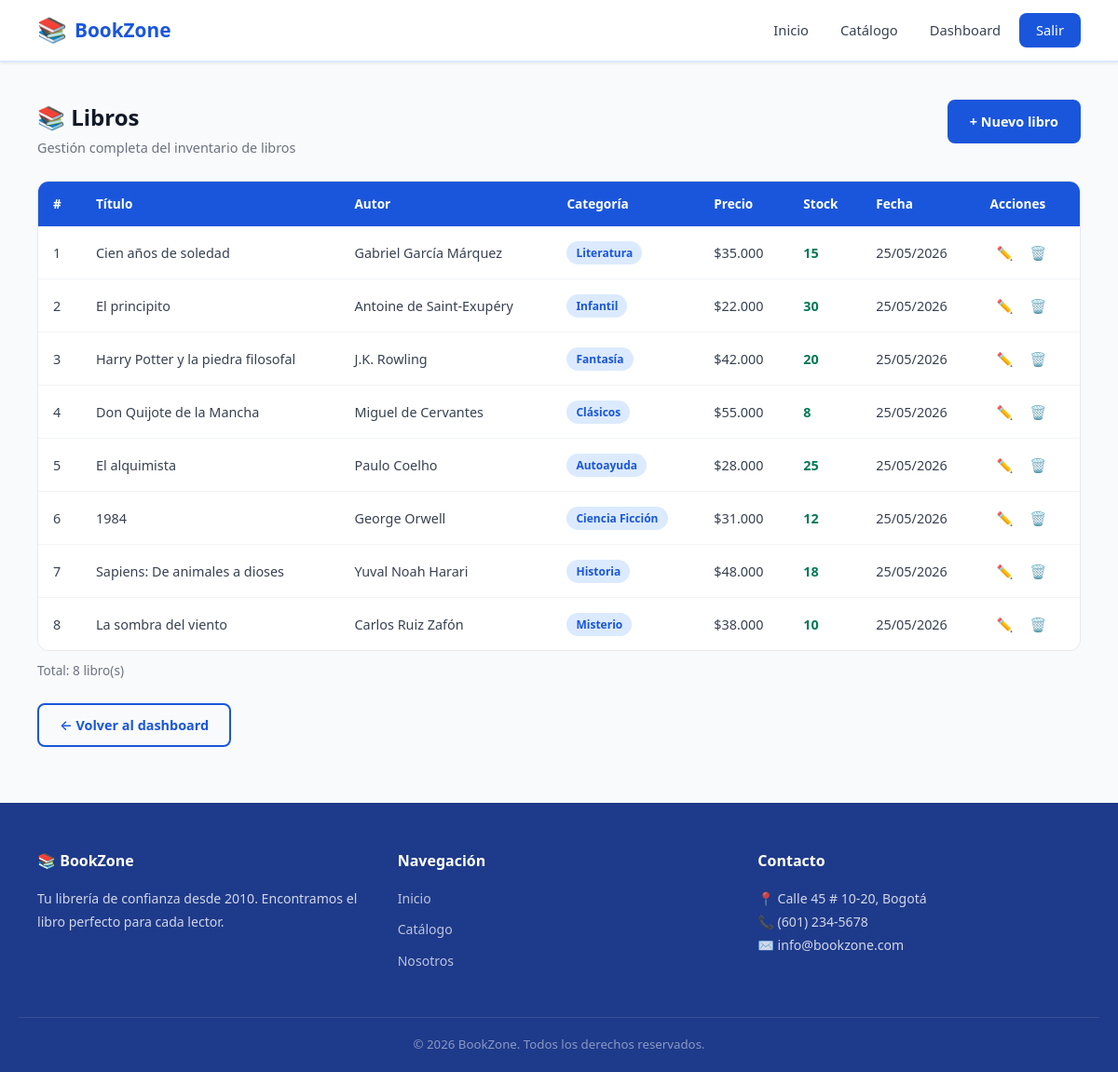
/public/?ruta=libros (signed in), run on the app's committed database.
### tables this page shows
CREATE TABLE IF NOT EXISTS libros (
    id INT AUTO_INCREMENT PRIMARY KEY,
    titulo VARCHAR(200) NOT NULL,
    autor VARCHAR(150) NOT NULL,
    categoria VARCHAR(100) NOT NULL,
    precio DECIMAL(10,2) NOT NULL DEFAULT 0.00,
    stock INT NOT NULL DEFAULT 0,
    descripcion TEXT,
    fecha_creacion DATETIME DEFAULT CURRENT_TIMESTAMP
);

### app/controllers/LibroController.php (called while the page is built, shortened)
<?php
require_once __DIR__ . '/../models/Libro.php';
class LibroController {
    public function index(): void {
        $libros  = Libro::getAll();
        require_once __DIR__ . '/../views/libros/index.php';
    }
}

### public/index.php (called while the page is built, shortened)
<?php
require_once BASE_PATH . '/router.php';

### app/models/Libro.php (called while the page is built, shortened)
<?php
class Libro {
    public static function getAll(): array {
        $pdo = getConnection();
        $stmt = $pdo->query('SELECT * FROM libros ORDER BY fecha_creacion DESC');
        return $stmt->fetchAll();
    }
}

### app/views/libros/index.php (the view, shortened to what this page needs)
<?php
require_once __DIR__ . '/../layout.php';
?>
<section class="dashboard-section">
    <div class="container">
        <div class="page-heading">
            <div>
                <h1>📚 Libros</h1>
                <p>Gestión completa del inventario de libros</p>
            </div>
            <a href="/bookzone/public/?ruta=libros/crear" class="btn btn-primary">+ Nuevo libro</a>
        </div>
        <?php if (empty($libros)): ?>
            <div class="empty-state">
                <p>📭 No hay libros registrados. <a href="/bookzone/public/?ruta=libros/crear">Crea el primero</a>.</p>
            </div>
        <?php else: ?>
        <div class="table-responsive">
            <table class="data-table">
                <thead>
                    <tr>
                        <th>#</th>
                        <th>Título</th>
                        <th>Autor</th>
                        <th>Categoría</th>
                        <th>Precio</th>
                        <th>Stock</th>
                        <th>Fecha</th>
                        <th>Acciones</th>
                    </tr>
                </thead>
                <tbody>
                    <?php foreach ($libros as $libro): ?>
                    <tr>
                        <td><?= $libro['id'] ?></td>
                        <td><?= htmlspecialchars($libro['titulo']) ?></td>
                        <td><?= htmlspecialchars($libro['autor']) ?></td>
                        <td><span class="badge"><?= htmlspecialchars($libro['categoria']) ?></span></td>
                        <td>$<?= number_format($libro['precio'], 0, ',', '.') ?></td>
                        <td>
                            <span class="<?= $libro['stock'] > 0 ? 'stock-ok' : 'stock-empty' ?>">
                                <?= $libro['stock'] ?>
                            </span>
                        </td>
                        <td><?= date('d/m/Y', strtotime($libro['fecha_creacion'])) ?></td>
                        <td class="actions-cell">
                            <a href="/bookzone/public/?ruta=libros/editar&id=<?= $libro['id'] ?>"
                               class="action-btn edit" title="Editar">✏️</a>
                            <a href="/bookzone/public/?ruta=libros/eliminar&id=<?= $libro['id'] ?>"
                               class="action-btn delete"
                               title="Eliminar"
                               onclick="return confirm('¿Eliminar el libro: <?= htmlspecialchars(addslashes($libro['titulo'])) ?>?')">🗑️</a>
                        </td>
                    </tr>
                    <?php endforeach; ?>
                </tbody>
            </table>
        </div>
        <p class="table-count">Total: <?= count($libros) ?> libro(s)</p>
        <?php endif; ?>
        <div class="page-back">
            <a href="/bookzone/public/?ruta=dashboard" class="btn btn-outline">← Volver al dashboard</a>
        </div>
    </div>
</section>
<?php require_once __DIR__ . '/../layout_footer.php'; ?>

### public/css/style.css (style rules this page uses)
*, *::before, *::after { box-sizing: border-box; margin: 0; padding: 0; }
:root { --blue-900: #1e3a8a; --blue-800: #1e40af; --blue-700: #1d4ed8; --blue-600: #2563eb; --blue-500: #3b82f6; --blue-400: #60a5fa; --blue-100: #dbeafe; --blue-50: #eff6ff; --primary: #1a56db; --primary-dark: #1e3a8a; --primary-light: #dbeafe; --white: #ffffff; --gray-50: #f9fafb; --gray-100: #f3f4f6; --gray-200: #e5e7eb; --gray-300: #d1d5db; --gray-500: #6b7280; --gray-700: #374151; --gray-900: #111827; --success: #057a55; --success-bg: #def7ec; --danger: #c81e1e; --danger-bg:#fde8e8; --warning-bg:#fef3c7; --radius: 8px; --radius-lg: 12px; --shadow-sm: 0 1px 3px rgba(0,0,0,.08); --shadow: 0 4px 12px rgba(0,0,0,.1); --shadow-lg: 0 10px 30px rgba(0,0,0,.12); --font: 'Segoe UI', system-ui, -apple-system, sans-serif; --transition: .2s ease; --container: 1160px; }
html { scroll-behavior: smooth; }
body { font-family: var(--font); font-size: 16px; line-height: 1.6; color: var(--gray-700); background: var(--gray-50); min-height: 100vh; display: flex; flex-direction: column; }
a { color: var(--primary); text-decoration: none; transition: color var(--transition); }
.container { width: 100%; max-width: var(--container); margin: 0 auto; padding: 0 20px; }
.btn { display: inline-flex; align-items: center; gap: 6px; padding: 10px 22px; border-radius: var(--radius); font-size: .9rem; font-weight: 600; cursor: pointer; border: 2px solid transparent; transition: all var(--transition); white-space: nowrap; }
.btn-primary { background: var(--primary); color: var(--white); border-color: var(--primary); }
.btn-outline { background: transparent; color: var(--primary); border-color: var(--primary); }
.dashboard-section { padding: 40px 0 60px; }
.table-responsive { overflow-x: auto; border-radius: var(--radius-lg); border: 1px solid var(--gray-200); }
table { width: 100%; border-collapse: collapse; background: var(--white); }
.data-table { min-width: 680px; }
thead tr { background: var(--primary); color: var(--white); }
th { padding: 13px 16px; text-align: left; font-size: .85rem; font-weight: 600; white-space: nowrap; }
td { padding: 12px 16px; font-size: .9rem; border-bottom: 1px solid var(--gray-100); vertical-align: middle; }
tbody tr:last-child td { border-bottom: none; }
.table-count { font-size: .85rem; color: var(--gray-500); margin-top: 10px; }
.badge { display: inline-block; padding: 3px 10px; border-radius: 20px; font-size: .75rem; font-weight: 600; background: var(--blue-100); color: var(--primary); }
.stock-ok { color: var(--success); font-weight: 700; }
.actions-cell { white-space: nowrap; }
.action-btn { display: inline-flex; align-items: center; justify-content: center; width: 32px; height: 32px; border-radius: var(--radius); font-size: .9rem; text-decoration: none; transition: all var(--transition); }
.page-heading { display: flex; justify-content: space-between; align-items: flex-start; flex-wrap: wrap; gap: 12px; margin-bottom: 24px; }
.page-heading h1 { font-size: 1.5rem; color: var(--gray-900); }
.page-heading p { color: var(--gray-500); margin-top: 2px; font-size: .9rem; }
.page-back { margin-top: 24px; }

### data on the page
libros: id "1", titulo "Cien años de soledad", autor "Gabriel García Márquez", categoria "Literatura", precio "35.000", stock "15", fecha_creacion "25/05/2026"
libros: id "2", titulo "El principito", autor "Antoine de Saint-Exupéry", categoria "Infantil", precio "22.000", stock "30", fecha_creacion "25/05/2026"
libros: id "3", titulo "Harry Potter y la piedra filosofal", autor "J.K. Rowling", categoria "Fantasía", precio "42.000", stock "20", fecha_creacion "25/05/2026"
libros: id "4", titulo "Don Quijote de la Mancha", autor "Miguel de Cervantes", categoria "Clásicos", precio "55.000", stock "8", fecha_creacion "25/05/2026"
libros: id "5", titulo "El alquimista", autor "Paulo Coelho", categoria "Autoayuda", precio "28.000", stock "25", fecha_creacion "25/05/2026"
libros: id "6", titulo "1984", autor "George Orwell", categoria "Ciencia Ficción", precio "31.000", stock "12", fecha_creacion "25/05/2026"
libros: id "7", titulo "Sapiens: De animales a dioses", autor "Yuval Noah Harari", categoria "Historia", precio "48.000", stock "18", fecha_creacion "25/05/2026"
libros: id "8", titulo "La sombra del viento", autor "Carlos Ruiz Zafón", categoria "Misterio", precio "38.000", stock "10", fecha_creacion "25/05/2026"

### other printed values
count($libros) "8"
